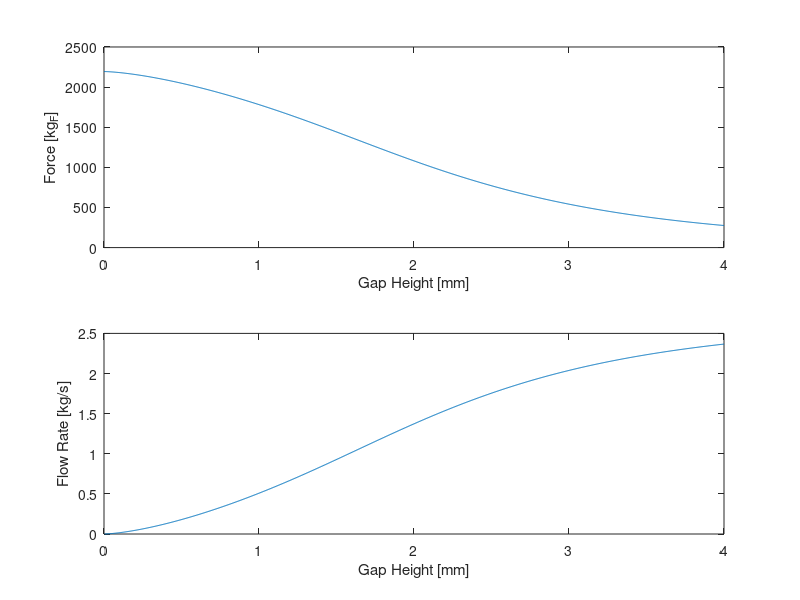
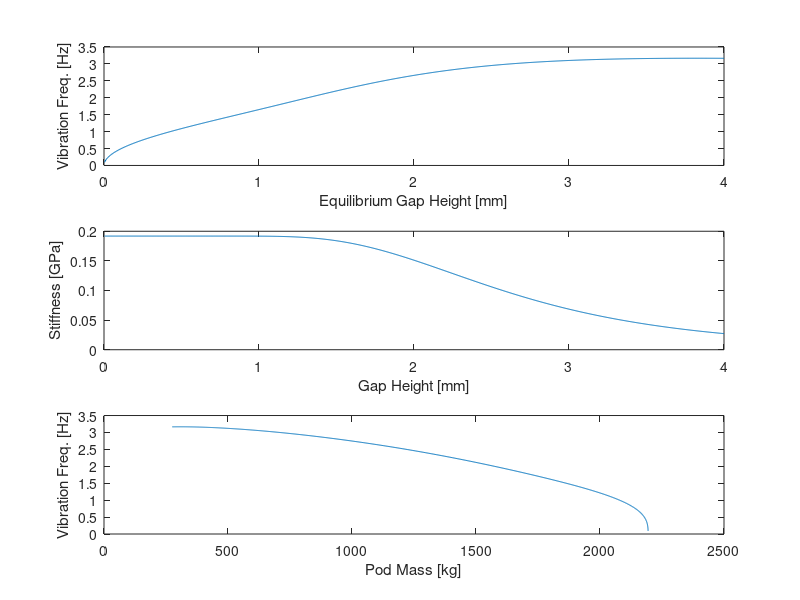

MATLAB code to generate these figures, in order:
% Simulates a pair of long, rectangular airskates

% Skate parameters
% These first two parameters define some kind of effective air permeance
% through the perforated layer. They're completely a function of the
% skates' construction.
k = 10e-7*(2.54e-2)^2;  % Air permeability [m^2]
D = 0.250*2.54e-2;      % Thickness of porous layer [m]

n = 2;                  % Number of skates
W = 0.3048;             % Skate width [m]
L = 12*0.3048;          % Skate length [m]

% Independent variable - Gap height
H = linspace(0,4e-3,1e3); % Gap height [m]

% Other system parameters
P_tank = 20684.27e3;   % Pressure of air in tanks [Pa]
T_supp = 300;          % Temperature of supply air to skate compressor [K]
P_tube = 137.8951;     % Tube pressure [Pa]
m_pod = 1097;          % Pod mass [kg]

% Physical constants
M_air = 28.97e-3;     % Molecular weight of air [kg/mol]
R = 8.3144598;        % Molar gas constant [J/K*mol]
g = 9.81;             % Acceleration of gravity [m/s^2]
c = 343;              % Speed of sound [m/s]

% Skate internal pressure
A = n*L*W;             % Total skate area [m^2]
P0 = 2*m_pod*g/A;      % Skate pressure [Pa]
                       % Currently set to 2*m_pod*g/A such that it can
                       % handle a max load of twice the pod weight.

% Intermediate calculations
% Determine temperature of the air based on isentropic expansion
gamma = 1.4;          % Heat capacity ratio (1.4 for ideal gas)
T_out = T_supp*(P0/P_tank)^((1.4-1)/1.4);   % Temperature of air to skates,
                                            % assuming Joule-Thompson effect [K]
% Viscosity of air via Sutherland's relation [Pa*s]
mu = 18.27e-6*(T_out/291.15)^(3/2)*(291.15+120)/(T_out+120);
alpha =  sqrt(12*k./(H.^3*D));          % Dimensionless parameter "alpha"

% Force as a function of gap height [N]
F = n*L*P0*(W-2./alpha.*tanh(alpha.*W/2));

% Flow rate as a function of gap height [kg/s]
m_flow = (P_tube*M_air/(R*T_out))*...
  W*P0*alpha./(2*mu).*tanh(alpha*W/2).*H.^3.*(1/2-1/3).*(2*(W+L));

% Derivative of force as a function of gap height [N/m]
F_H = n*L*P0*(2./alpha.^2.*tanh(alpha.*W/2) ...
        - W./alpha.*sech(alpha.*W/2).^2) ...
    .*alpha.*(-3/2).*(1./sqrt(H));

% Calculate frequency of oscillation
m_pod_H = F/g;    % Mass as a function of equilibrium ride height [kg]
freq_H = 1/(2*pi).*sqrt(-(1./m_pod_H).*F_H);  % Frequency of oscillation as
                                              % a function of height [Hz]

%% Make plots

% Plot carrying force vs gap height
figure(1)
subplot(2,1,1)
plot(H*1e3,F/g)
ylabel('Force [kg_F]')
xlabel('Gap Height [mm]')

% Plot airflow as a function of gap height
subplot(2,1,2)
plot(H*1e3,m_flow)
ylabel('Flow Rate [kg/s]')
xlabel('Gap Height [mm]')

% Plot vibration frequency as a function of equilibrium gap height
figure(2)
subplot(3,1,1)
plot(H*1e3,freq_H)
ylabel('Vibration Freq. [Hz]')
xlabel('Equilibrium Gap Height [mm]')

% Plot stiffness as a function of gap height
subplot(3,1,2)
plot(H*1e3,-F_H./H/1e9)
ylabel('Stiffness [GPa]')
xlabel('Gap Height [mm]')

% Plot vibration frequency as a function of pod mass
subplot(3,1,3)
plot(m_pod_H,freq_H)
ylabel('Vibration Freq. [Hz]')
xlabel('Pod Mass [kg]')

fprintf('\n%i skates at %g m^2 per skate\n',n,pi*R^2)
fprintf('Total skate area: %g m^2\n',A)
fprintf('Air temperature: %g K\n',T_out)
